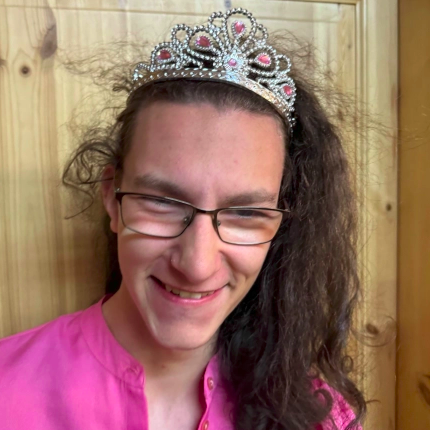
#> input picture takyradim.png, 430 x 430 px
$ jupyter execute mse-spatny-ale-funguje.ipynb
#> lines starting #> are read from the running program, lines starting #| are printed output that depends on the picture
[cell 1]
import cv2
import numpy as np
from matplotlib import pyplot as plt
from matplotlib.pyplot import imshow
from PIL import Image, ImageOps, ImageFilter, ImageEnhance
from tqdm import tqdm

[cell 2]
img = cv2.imread("../takyradim.png")
#> img is the input picture: shape (430, 430, 3); mean B, G, R 98.2, 110.4, 149.8
img = cv2.cvtColor(img, cv2.COLOR_BGR2GRAY)
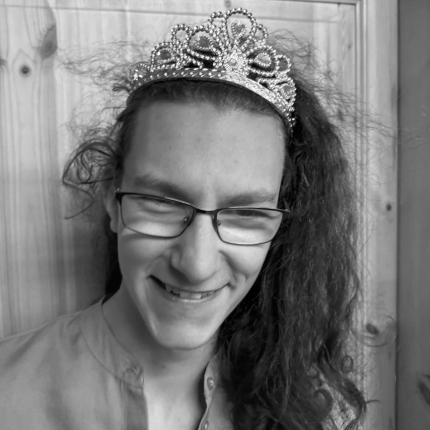
#> img: shape (430, 430); min 0, max 254, mean 120.8
# img = cv2.resize(img, (img.shape[1] * 2, img.shape[0] * 2))

# img = np.full_like(img, 255) - img


img_pil = Image.fromarray(img)
img_pil = img_pil.filter(ImageFilter.EDGE_ENHANCE_MORE)
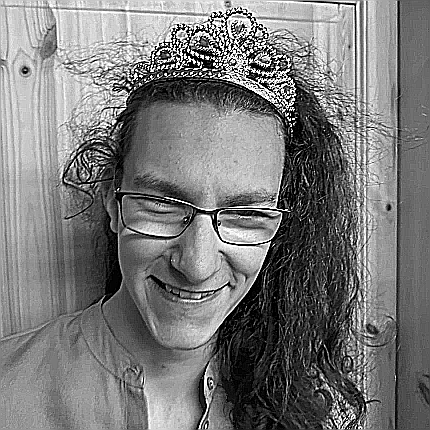
#> img_pil: PIL image 430x430 L; min 0, max 255, mean 120.9
# img_pil = img_pil.filter(ImageFilter.EDGE_ENHANCE_MORE)
# enhanced = cv2.Canny(img, 30, 70)

img = np.array(img_pil)
# img = cv2.addWeighted(img, 0.9, cv2.GaussianBlur(enhanced, (5, 5), 7), 1.0, 0)


plane = np.full_like(img, 255)
plane[0, 0] = 0
plane[0, 1] = 255


imshow(img, cmap="gray")

[cell 3]
def generate_circle_points(center, radius, n):
    angles = np.linspace(0, 2 * np.pi, n, endpoint=False)
    points = [
        (center[0] + radius * np.cos(angle), center[1] + radius * np.sin(angle))
        for angle in angles
    ]
    return points


print(img.shape)
#| (430, 430)
center = (img.shape[0] // 2, img.shape[1] // 2)
#> center = (215, 215)
radius = min(img.shape[0], img.shape[1]) // 2 - 5
#> radius = 210
n = 118
circle_points = generate_circle_points(center, radius, n)

# Plot the points on the image
# for point in circle_points:
# img_gray[int(point[1]), int(point[0])] = 255

# imshow(img_gray, cmap="gray")

spagat = [0]

[cell 4]
import math


for _ in tqdm(range(250)):
    actual = spagat[-1]
    best = [-1, math.inf]
    for i, point in enumerate(circle_points):
        if i == actual:
            continue

        line_img = cv2.line(
            np.full_like(plane, 0),
            tuple(map(int, circle_points[actual])),
            tuple(map(int, point)),
            32,
            3,
            # lineType=cv2.LINE_AA,
        )

        tmp_plane = plane - line_img

        error_img = tmp_plane - img
        error = np.sum(error_img)

        if error < best[1]:
            best = [i, error]

    spagat.append(best[0])

    line_plane = cv2.line(
        np.full_like(plane, 0),
        tuple(map(int, circle_points[actual])),
        tuple(map(int, circle_points[best[0]])),
        32,
        3,
    )

    plane = plane - line_plane
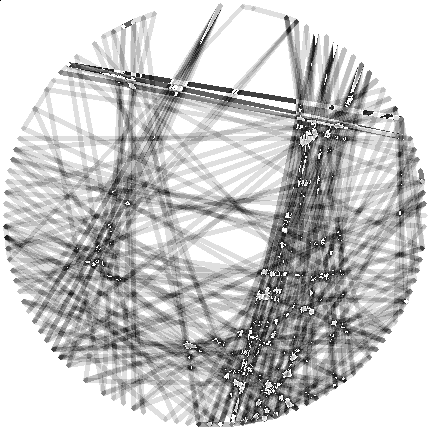
#> plane: shape (430, 430); min 0, max 255, mean 196.8
#> after the loop, spagat = 251 values, max 117 at index 16, min 0 at index 0, mean 59.1


plt.figure(figsize=(10, 5))
plt.subplot(1, 2, 1)
plt.imshow(plane, cmap="gray")
plt.subplot(1, 2, 2)
plt.imshow(img, cmap="gray")
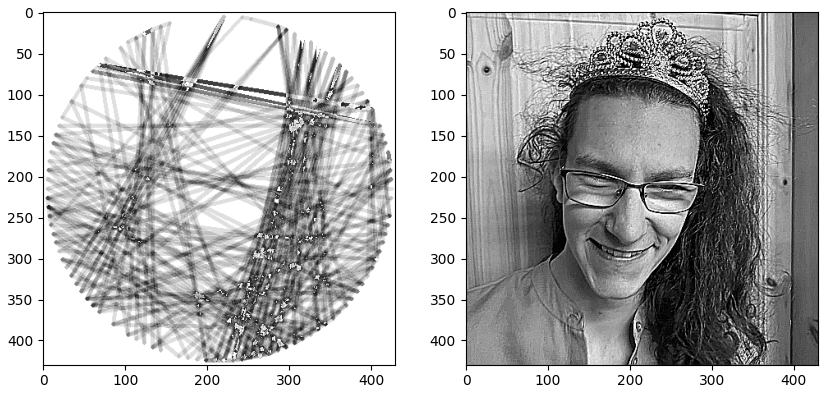
#> figure drawn by matplotlib, 2 panels

[cell 5]
spagat
#> Out has the same summary as spagat

$ run again, with dlaza.png copied over takyradim.png
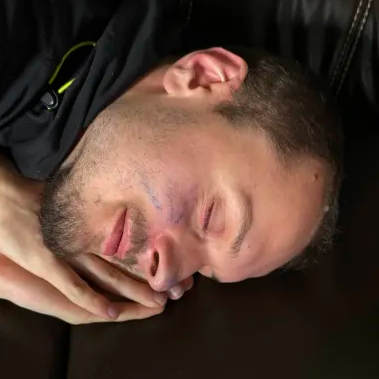
#> input picture dlaza.png, 379 x 379 px
#> img is the input picture: shape (379, 379, 3); mean B, G, R 50, 60.6, 83.5
#> img: shape (379, 379)
#| (379, 379)
#> after the loop `for _ in tqdm(range(250)):`:
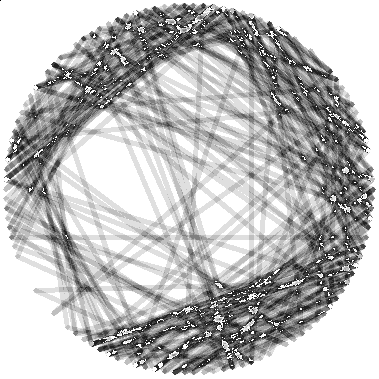
#> plane: shape (379, 379); min 0, max 255, mean 188.3
#> after the loop `for _ in tqdm(range(250)):`: spagat = 251 values, max 117 at index 2, min 0 at index 0, mean 56.82
#> `[cell 4] import math   for _ in tqdm(range(250)): actual = spagat[-1] ..`:
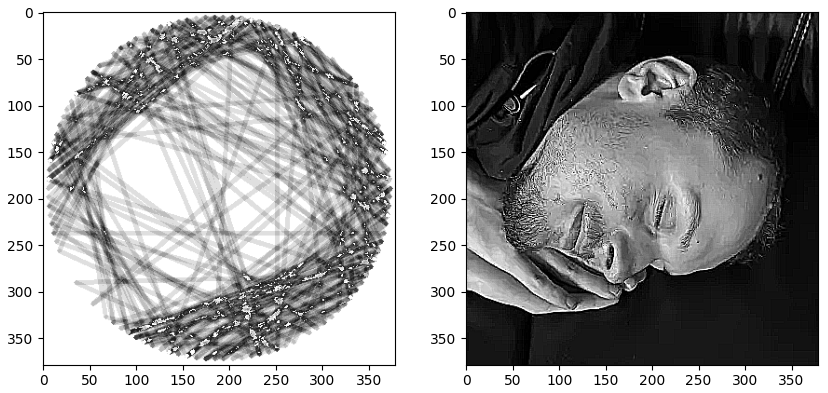
#> figure drawn by matplotlib, 2 panels
#> Out has the same summary as spagat

$ run again, with honza.png copied over takyradim.png
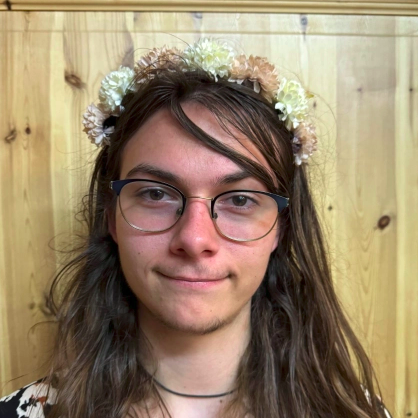
#> input picture honza.png, 418 x 418 px
#> img is the input picture: shape (418, 418, 3); mean B, G, R 105.2, 132.3, 152.4
#> img: shape (418, 418)
#| (418, 418)
#> after the loop `for _ in tqdm(range(250)):`:
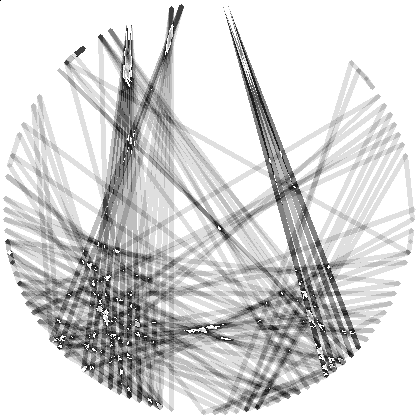
#> plane: shape (418, 418); min 0, max 255, mean 212.6
#> after the loop `for _ in tqdm(range(250)):`: spagat = 251 values, max 113 at index 70, min 0 at index 0, mean 57.82
#> `[cell 4] import math   for _ in tqdm(range(250)): actual = spagat[-1] ..`:
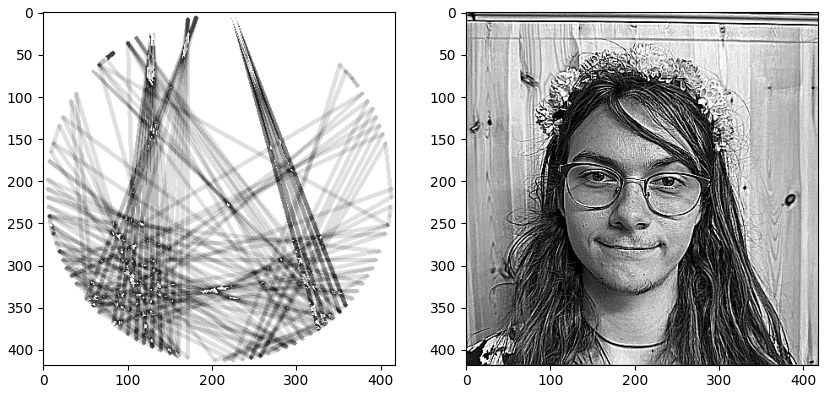
#> figure drawn by matplotlib, 2 panels
#> Out has the same summary as spagat
